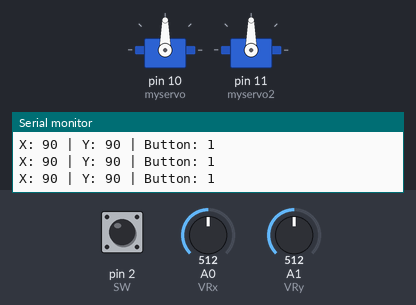
The sketch below on a simulated Arduino Uno, built with avr-gcc and run on an emulated ATmega328P. Parts: 2 × servo, the last lines printed to the serial monitor. The inputs (shaded band) are chosen by the test bench; at power-on: A0 (VRx) = 512, A1 (VRy) = 512, pin 2 (SW) HIGH.

Above: at 1.2 s.
1.3 s: A0 (VRx) set to 554
At 1.6 s:
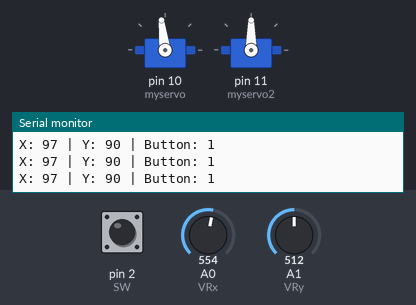
4.3 s: A0 (VRx) set to 584
At 5.3 s:
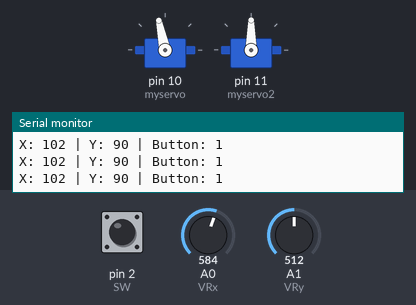
5.8 s: A1 (VRy) set to 551
At 7.0 s:
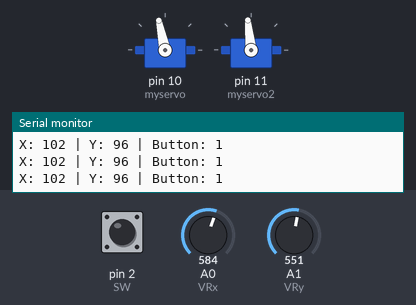
8.8 s: A1 (VRy) set to 580
At 9.2 s:
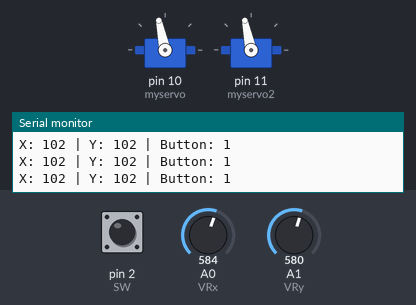
10.3 s: A0 (VRx) set to 511
At 10.7 s:
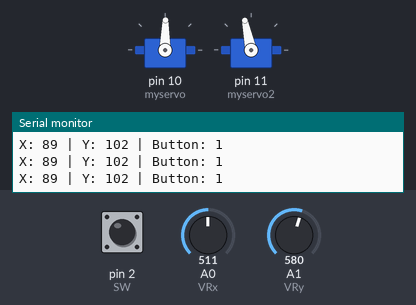
11.8 s: A1 (VRy) set to 306
At 12.4 s:
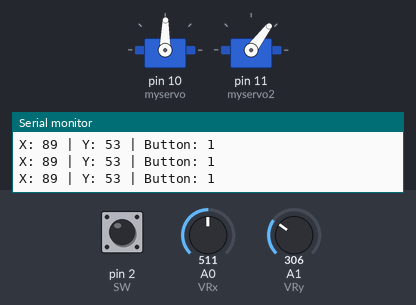
Timing chart, 0 to 14.3 s (numbered marks = the images above; inputs shaded):
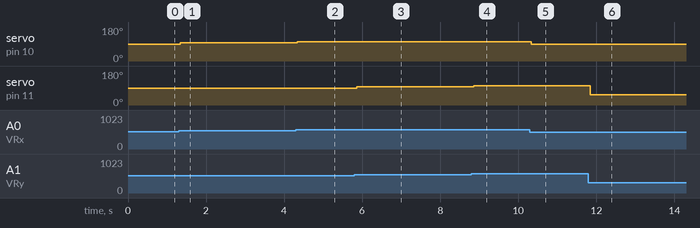

Measured:
- after the input at 1.3 s, servo on pin 10 (myservo): 90° → 97° at once
- after the input at 4.3 s, servo on pin 10 (myservo): 97° → 102° at once
- after the input at 5.8 s, servo on pin 11 (myservo2): 90° → 96° after 0.06 s
- after the input at 8.8 s, servo on pin 11 (myservo2): 96° → 102° after 0.06 s
- after the input at 10.3 s, servo on pin 10 (myservo): 102° → 89° at once
- after the input at 11.8 s, servo on pin 11 (myservo2): 102° → 53° after 0.05 s

The sketch:

Controllable.ino
```cpp
#include <Servo.h>
Servo myservo;
Servo myservo2;
int VRx = A0;
int VRy = A1;
int SW = 2;

int xPosition = 0;
int yPosition = 0;
int SW_state = 0;
int mapX = 0;
int mapY = 0;

void setup() {


  pinMode(VRx, INPUT);
  pinMode(VRy, INPUT);
  pinMode(SW, INPUT_PULLUP);
  Serial.begin(9600);
  myservo.attach(10); //attaches the servo on pin 9

  myservo2.attach(11);

}

void loop() {
  xPosition = analogRead(VRx);
  yPosition = analogRead(VRy);
  SW_state = digitalRead(SW);
  mapX = map(xPosition, 0, 1023, 0, 180);
  mapY = map(yPosition, 0, 1023, 0, 180);

  Serial.print("X: ");
  Serial.print(mapX);
  Serial.print(" | Y: ");
  Serial.print(mapY);
  Serial.print(" | Button: ");
  Serial.println(SW_state);
  myservo.write(mapX);
  myservo2.write(mapY);
}
```
